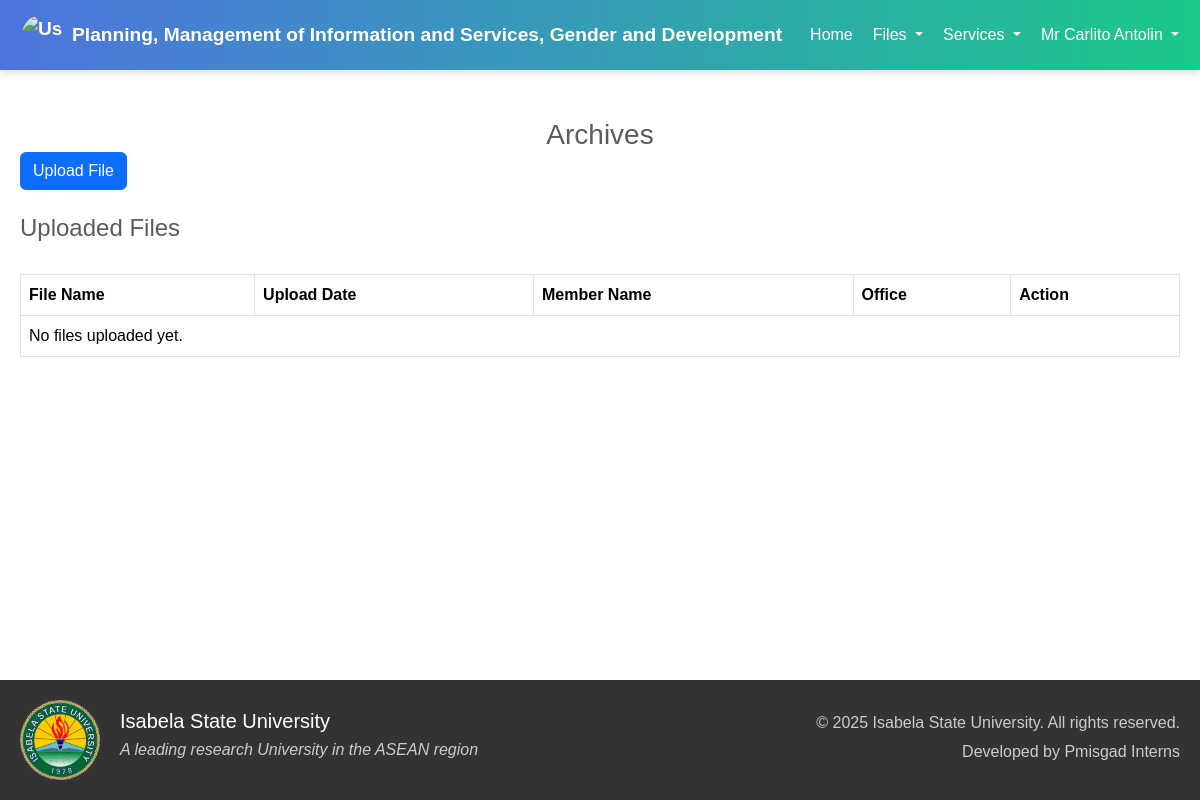
Page /pages/upload_file.php (signed in) on the earlier database version.
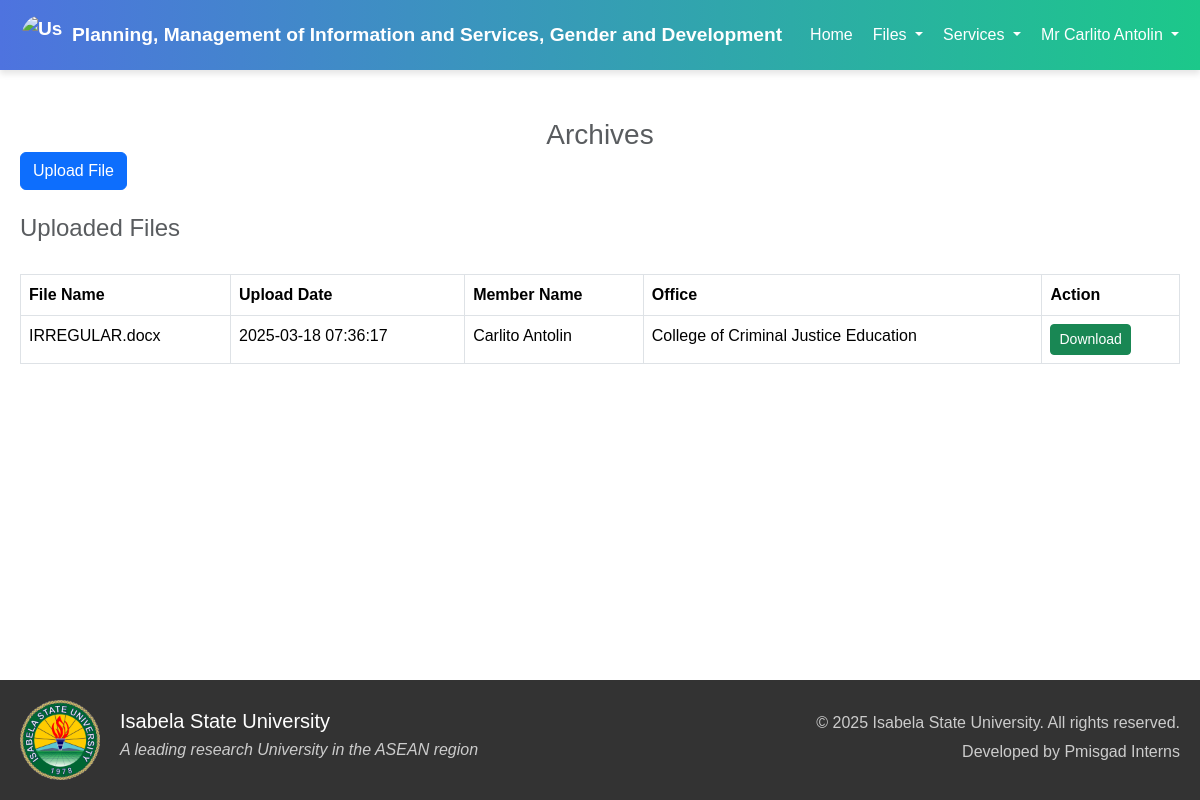
Same page on the later database version.
### tables this page shows
CREATE TABLE `uploads` (
  `id` int(11) NOT NULL,
  `member_id` int(11) NOT NULL,
  `file_name` varchar(255) NOT NULL,
  `file_path` varchar(255) NOT NULL,
  `upload_date` timestamp NOT NULL DEFAULT current_timestamp(),
  `folder_id` int(11) DEFAULT NULL
);

CREATE TABLE `member` (
  `member_id` int(11) NOT NULL,
  `member_first` varchar(100) DEFAULT NULL,
  `member_last` varchar(100) DEFAULT NULL,
  `member_gender` varchar(100) DEFAULT NULL,
  `username` varchar(50) DEFAULT NULL,
  `password` varchar(50) DEFAULT NULL,
  `office_id` int(11) DEFAULT NULL,
  `salut_id` int(11) DEFAULT NULL,
  `rank_id` int(11) DEFAULT NULL,
  `designation_id` int(11) DEFAULT NULL,
  `failed_attempts` int(11) DEFAULT 0,
  `last_failed_attempt` timestamp NULL DEFAULT NULL,
  `is_suspended` tinyint(1) DEFAULT 0,
  `role` varchar(10) DEFAULT NULL
);

CREATE TABLE `office_name` (
  `office_id` int(11) NOT NULL,
  `office_name` varchar(100) NOT NULL,
  `office_address` varchar(50) NOT NULL
);

### pages/upload_file.php (the view, shortened to what this page needs)
<?php
include '../components/config.php';
$member_id = $_SESSION['member_id'];
$files_query = "
    SELECT
        u.file_name,
        u.file_path,
        u.upload_date,
        m.member_first,
        m.member_last,
        o.office_name
    FROM
        uploads u
    JOIN
        member m ON u.member_id = m.member_id
    JOIN
        office_name o ON m.office_id = o.office_id
    WHERE
        u.member_id = ?
";
$stmt = $con->prepare($files_query);
$stmt->bind_param("i", $member_id);
$stmt->execute();
$files_result = $stmt->get_result();
?>
<!DOCTYPE html>
<html lang="en">
<head>
    <link rel="stylesheet" href="https://cdn.jsdelivr.net/npm/bootstrap@5.3.3/dist/css/bootstrap.min.css">
    <link rel="stylesheet" href="../styles/styles.css">
    <link href='https://unpkg.com/boxicons@2.1.4/css/boxicons.min.css' rel='stylesheet'>
    <link rel="stylesheet" href="../styles/user_header.css">
    <link rel="stylesheet" href="../styles/hover.css">
</head>
<body>
    <?php include '../components/header.php'; ?>
    <div class="container my-5">
        <h3 class="card-title text-center text-muted">Archives</h3>
        <button type="button" class="btn btn-primary mb-4" data-bs-toggle="modal" data-bs-target="#uploadModal">
            Upload File
        </button>
        <h4 class="card-title text-muted">Uploaded Files</h4>
        <div class="table-responsive">
            <table class="table table-bordered" style="margin-top: 2rem;">
                <thead>
                    <tr>
                        <th>File Name</th>
                        <th>Upload Date</th>
                        <th>Member Name</th>
                        <th>Office</th>
                        <th>Action</th>
                    </tr>
                </thead>
                <tbody>
                    <?php
                    if ($files_result && mysqli_num_rows($files_result) > 0) {
                        while ($row = mysqli_fetch_assoc($files_result)) {
                            echo "<tr>";
                            echo "<td>" . htmlspecialchars($row['file_name']) . "</td>";
                            echo "<td>" . htmlspecialchars($row['upload_date']) . "</td>";
                            echo "<td>" . htmlspecialchars($row['member_first'] . ' ' . $row['member_last']) . "</td>";
                            echo "<td>" . htmlspecialchars($row['office_name']) . "</td>";
                            echo "<td><a href='" . htmlspecialchars($row['file_path']) . "' download class='btn btn-success btn-sm'>Download</a></td>";
                            echo "</tr>";
                        }
                    } else {
                        echo "<tr><td colspan='5'>No files uploaded yet.</td></tr>";
                    }
                    ?>
                </tbody>
            </table>
        </div>
    </div>
    <?php include '../components/footer.php'; ?>
</body>
</html>

Differences in the rows shown:
added uploads: file_name "IRREGULAR.docx", upload_date "2025-03-18 07:36:17", member.member_last "Carlito Antolin", office_name.office_name "College of Criminal Justice Education"
Other differences:
text no longer shown: "No files uploaded yet."
